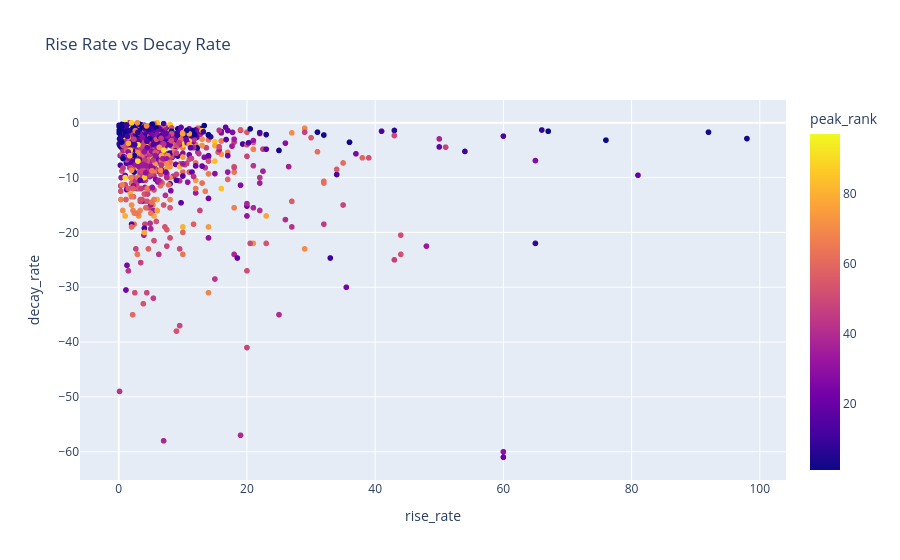

Notebook code for this chart:
### Markdown cell above
rise rate
- look at rank for weeks before it peaked 
- negative average of the changes in rank before peak
- number of ranks risen per week before peak 
- more positive = more ranks increased per week 

decay rate 
- look at rank for weeks after it peaked
- negative average of the changes in rank after peak
- 0.0 stayed at peak, more negative = higher number of rank places dropped per week 

both basically become the slope from debut to peak and then slope from peak to end

### Code cell
both_df = sustained_df.merge(viral_df, how='inner')

fig = px.scatter(
    both_df,
    x="rise_rate",
    y="decay_rate",
    color="peak_rank",
    hover_data=["title", "artist", "debut_rank", "peak_rank", "end_rank", "peak_week", "post_peak_length"],
    title="Rise Rate vs Decay Rate"
)

fig.show()

### Figure 1 — Plotly figure (JSON) as saved in the notebook; plotly's stock layout.template omitted (floating-point values rounded to 4 significant figures; data arrays with more than 128 entries replaced by an {"elided": "..."} marker saying what was removed)
{"data": [{"customdata": {"elided": "1179x7 mixed values"}, "hovertemplate": "rise_rate=%{x}<br>decay_rate=%{y}<br>title=%{customdata[0]}<br>artist=%{customdata[1]}<br>debut_rank=%{customdata[2]}<br>peak_rank=%{marker.color}<br>end_rank=%{customdata[4]}<br>peak_week=%{customdata[5]}<br>post_peak_length=%{customdata[6]}<extra></extra>", "legendgroup": "", "marker": {"color": {"elided": "1179 float values"}, "coloraxis": "coloraxis", "symbol": "circle"}, "mode": "markers", "name": "", "showlegend": false, "type": "scattergl", "x": {"elided": "1179 float values"}, "xaxis": "x", "y": {"elided": "1179 float values"}, "yaxis": "y"}], "layout": {"coloraxis": {"colorbar": {"title": {"text": "peak_rank"}}, "colorscale": [[0, "#0d0887"], [0.1111, "#46039f"], [0.2222, "#7201a8"], [0.3333, "#9c179e"], [0.4444, "#bd3786"], [0.5556, "#d8576b"], [0.6667, "#ed7953"], [0.7778, "#fb9f3a"], [0.8889, "#fdca26"], [1, "#f0f921"]]}, "legend": {"tracegroupgap": 0}, "title": {"text": "Rise Rate vs Decay Rate"}, "xaxis": {"anchor": "y", "domain": [0, 1], "title": {"text": "rise_rate"}}, "yaxis": {"anchor": "x", "domain": [0, 1], "title": {"text": "decay_rate"}}}}
